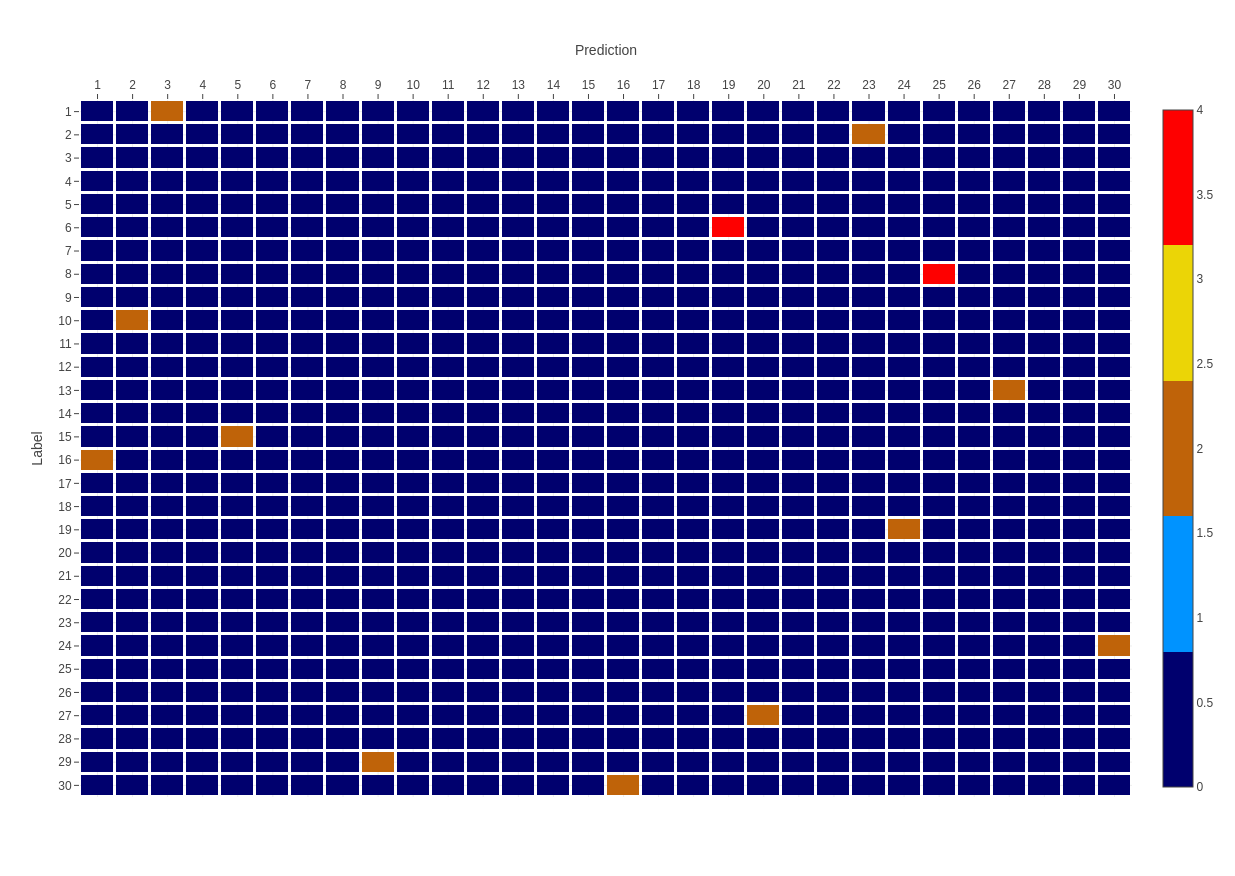

Write the Python code that produced this figure.
import tensorflow as tf
from preprocessing import preprocessing
from agent import CNN
import numpy as np

import matplotlib.pyplot as plt
import plotly
import plotly.plotly as py
plotly.tools.set_credentials_file(username='steveoo', api_key='sYytnlmD1nhBjYwhADsO')
import plotly.graph_objs as go

X_train, X_test, y_train, y_test=preprocessing('images')
#Create the session where the graph can be run
with tf.Session() as sess:
    #create the graph
    cnn=CNN(sess, '', test=True)
    confusionMatrix=np.zeros((30,30)).astype(int)
    predictions=[]
    #Iterate through the test examples 32 at the time
    for startBatch in range(0, X_test.shape[0], 32):
        endBatch=startBatch+32
        pred=sess.run([cnn.predicts], feed_dict={cnn.X: X_test[startBatch:endBatch],
                                                 cnn.labels: y_test[startBatch:endBatch]})
        wrong_preds=np.argwhere(y_test[startBatch:endBatch]!=pred)
        if len(wrong_preds)!=0:
            for idx in wrong_preds[0]:
                prediction={}
                prediction['label']=y_test[startBatch:endBatch][idx]
                prediction['predicted']=pred[0][idx]
                prediction['img']=X_test[startBatch:endBatch][idx]
                predictions.append(prediction)
    
    for pred in predictions:
        confusionMatrix[pred['label']][pred['predicted']] +=1
        print("true: {}, predicted: {}".format(pred['label'], pred['predicted']))
        print(pred['img'][:,:,0].shape)
        #plt.imshow(pred['img'][:,:,0], cmap='gray')
        #plt.show()

    gap=1/(np.max(confusionMatrix)+1)
    colorscale=[]
    colors=['rgb(0, 0, 110)', 'rgb(0, 147, 255)','rgb(191, 99, 9)', 'rgb(235, 213, 6)','rgb(254, 0, 0)']

    start=0
    for i in range(5):
        end=start+gap
        colorscale.append([start, colors[i]])
        colorscale.append([end, colors[i]])
        start=end

    x=[i+1 for i in range(30)]
    y=x[::-1]
    trace = go.Heatmap(z=confusionMatrix,
                       x=x,
                       y=y,
                       xgap=3,
                       ygap=3,
                       colorscale=colorscale)
    data=[trace]
    layout = go.Layout(
    xaxis=dict(
        title='Prediction',
        tickmode='linear',
        side='top'
    ),
    yaxis=dict(
        title='Label',
        autorange='reversed',
        tickmode='linear'
    )
    )
    fig=go.Figure(data=data, layout=layout)
    py.iplot(fig, filename='basic-heatmap')

    print(confusionMatrix)
